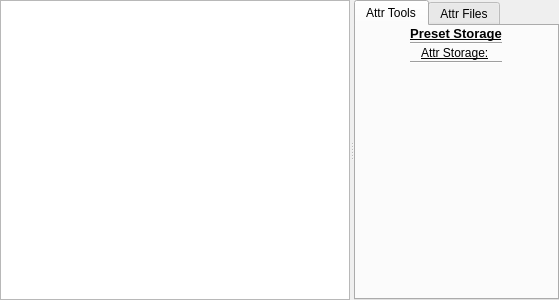
<?xml version="1.0" encoding="UTF-8"?>
<ui version="4.0">
 <class>wgPreset</class>
 <widget class="QWidget" name="wgPreset">
  <property name="geometry">
   <rect>
    <x>0</x>
    <y>0</y>
    <width>559</width>
    <height>300</height>
   </rect>
  </property>
  <property name="windowTitle">
   <string>Preset</string>
  </property>
  <layout class="QGridLayout" name="gridLayout">
   <property name="margin">
    <number>0</number>
   </property>
   <property name="spacing">
    <number>0</number>
   </property>
   <item row="0" column="0">
    <widget class="QSplitter" name="splitter">
     <property name="orientation">
      <enum>Qt::Horizontal</enum>
     </property>
     <widget class="QWidget" name="verticalLayoutWidget">
      <layout class="QVBoxLayout" name="vlPreset">
       <property name="spacing">
        <number>0</number>
       </property>
       <item>
        <widget class="QTreeWidget" name="twPreset">
         <property name="maximumSize">
          <size>
           <width>16777215</width>
           <height>16777215</height>
          </size>
         </property>
         <property name="selectionMode">
          <enum>QAbstractItemView::NoSelection</enum>
         </property>
         <property name="selectionBehavior">
          <enum>QAbstractItemView::SelectRows</enum>
         </property>
         <property name="columnCount">
          <number>1</number>
         </property>
         <attribute name="headerVisible">
          <bool>false</bool>
         </attribute>
         <column>
          <property name="text">
           <string notr="true">1</string>
          </property>
         </column>
        </widget>
       </item>
      </layout>
     </widget>
     <widget class="QWidget" name="verticalLayoutWidget_2">
      <layout class="QVBoxLayout" name="vlTools">
       <property name="spacing">
        <number>0</number>
       </property>
       <property name="leftMargin">
        <number>0</number>
       </property>
       <property name="rightMargin">
        <number>0</number>
       </property>
       <item>
        <widget class="QTabWidget" name="tabAttr">
         <property name="currentIndex">
          <number>0</number>
         </property>
         <widget class="QWidget" name="tabAttrTools">
          <attribute name="title">
           <string>Attr Tools</string>
          </attribute>
          <layout class="QGridLayout" name="gridLayout_2">
           <property name="leftMargin">
            <number>1</number>
           </property>
           <property name="topMargin">
            <number>0</number>
           </property>
           <property name="rightMargin">
            <number>1</number>
           </property>
           <property name="bottomMargin">
            <number>0</number>
           </property>
           <property name="horizontalSpacing">
            <number>0</number>
           </property>
           <property name="verticalSpacing">
            <number>1</number>
           </property>
           <item row="1" column="0">
            <widget class="Line" name="line">
             <property name="orientation">
              <enum>Qt::Horizontal</enum>
             </property>
            </widget>
           </item>
           <item row="4" column="0">
            <spacer name="verticalSpacer">
             <property name="orientation">
              <enum>Qt::Vertical</enum>
             </property>
             <property name="sizeHint" stdset="0">
              <size>
               <width>20</width>
               <height>40</height>
              </size>
             </property>
            </spacer>
           </item>
           <item row="0" column="0">
            <widget class="QLabel" name="lVtxStor">
             <property name="font">
              <font>
               <pointsize>10</pointsize>
               <weight>75</weight>
               <bold>true</bold>
               <underline>true</underline>
              </font>
             </property>
             <property name="text">
              <string>Preset Storage</string>
             </property>
             <property name="alignment">
              <set>Qt::AlignCenter</set>
             </property>
            </widget>
           </item>
           <item row="2" column="0">
            <layout class="QHBoxLayout" name="hlAttrStorage">
             <property name="spacing">
              <number>2</number>
             </property>
             <property name="topMargin">
              <number>0</number>
             </property>
             <property name="bottomMargin">
              <number>0</number>
             </property>
             <item>
              <widget class="QLabel" name="lAttrStorage">
               <property name="minimumSize">
                <size>
                 <width>70</width>
                 <height>0</height>
                </size>
               </property>
               <property name="maximumSize">
                <size>
                 <width>70</width>
                 <height>16777215</height>
                </size>
               </property>
               <property name="font">
                <font>
                 <underline>true</underline>
                </font>
               </property>
               <property name="text">
                <string>Attr Storage:</string>
               </property>
              </widget>
             </item>
            </layout>
           </item>
           <item row="3" column="0">
            <widget class="Line" name="line_2">
             <property name="orientation">
              <enum>Qt::Horizontal</enum>
             </property>
            </widget>
           </item>
          </layout>
         </widget>
         <widget class="QWidget" name="tabAttrFiles">
          <attribute name="title">
           <string>Attr Files</string>
          </attribute>
          <layout class="QGridLayout" name="gridLayout_3">
           <property name="margin">
            <number>0</number>
           </property>
           <property name="spacing">
            <number>0</number>
           </property>
           <item row="0" column="0">
            <layout class="QVBoxLayout" name="vlAttrFiles">
             <property name="spacing">
              <number>0</number>
             </property>
            </layout>
           </item>
          </layout>
         </widget>
        </widget>
       </item>
      </layout>
     </widget>
    </widget>
   </item>
  </layout>
 </widget>
 <resources/>
 <connections/>
</ui>
